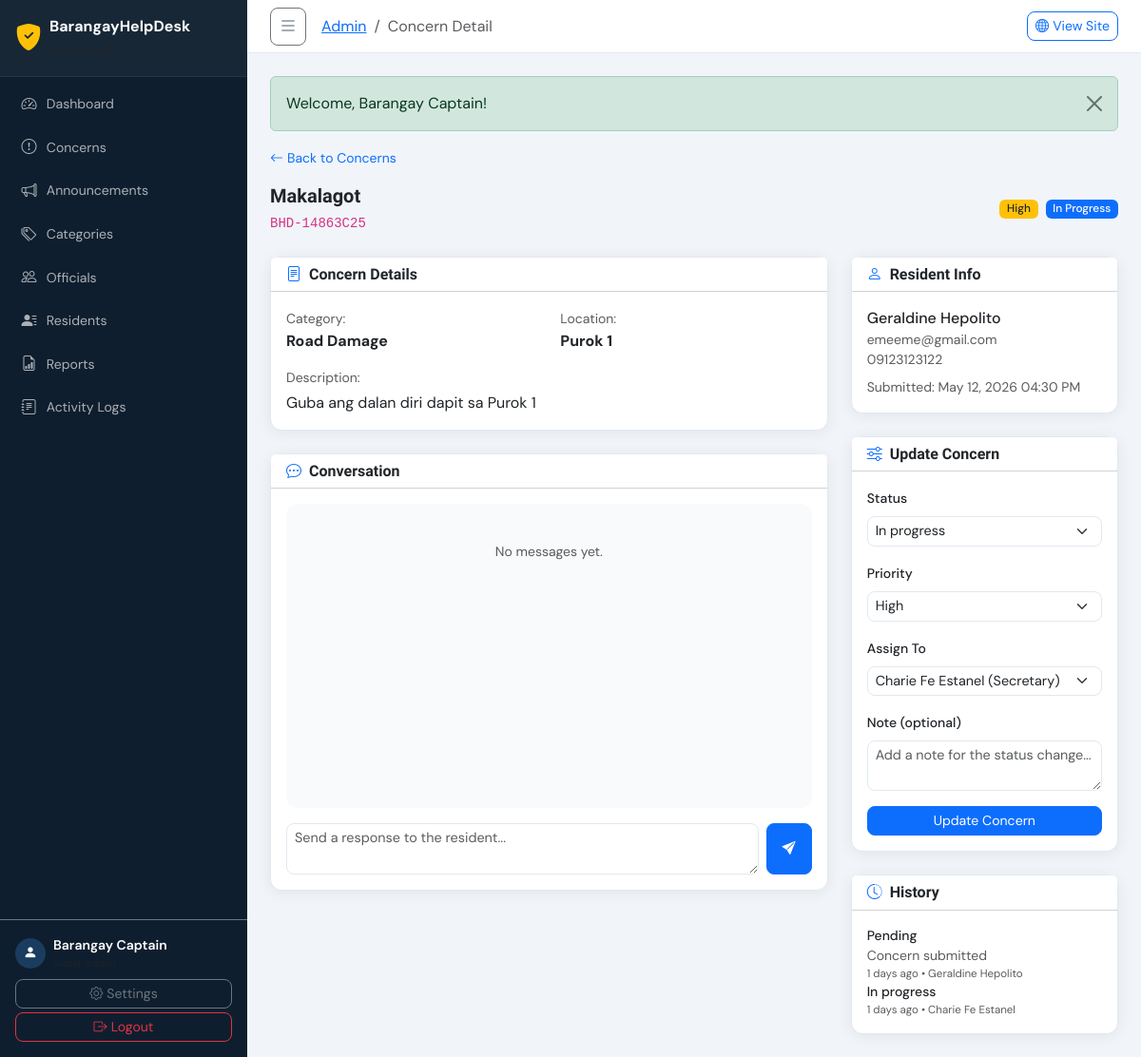
Screenshot of /admin/concern_detail.php?id=2 (signed in) with the database file from the repository.
### tables this page shows
CREATE TABLE `concerns` (
  `id` int(11) NOT NULL,
  `tracking_code` varchar(20) NOT NULL,
  `user_id` int(11) NOT NULL,
  `category_id` int(11) NOT NULL,
  `title` varchar(255) NOT NULL,
  `description` text NOT NULL,
  `location` varchar(255) DEFAULT NULL,
  `priority` enum('low','medium','high','urgent') DEFAULT 'medium',
  `status` enum('pending','in_progress','resolved','rejected') DEFAULT 'pending',
  `assigned_to` int(11) DEFAULT NULL,
  `resolved_at` datetime DEFAULT NULL,
  `created_at` datetime DEFAULT current_timestamp(),
  `updated_at` datetime DEFAULT current_timestamp() ON UPDATE current_timestamp()
);

CREATE TABLE `concern_categories` (
  `id` int(11) NOT NULL,
  `name` varchar(100) NOT NULL,
  `description` text DEFAULT NULL,
  `icon` varchar(50) DEFAULT 'bi-question-circle',
  `is_active` tinyint(1) DEFAULT 1,
  `created_at` datetime DEFAULT current_timestamp()
);

CREATE TABLE `users` (
  `id` int(11) NOT NULL,
  `full_name` varchar(150) NOT NULL,
  `email` varchar(150) NOT NULL,
  `password` varchar(255) NOT NULL,
  `phone` varchar(20) DEFAULT NULL,
  `address` text DEFAULT NULL,
  `purok` varchar(100) DEFAULT NULL,
  `profile_photo` varchar(255) DEFAULT NULL,
  `is_active` tinyint(1) DEFAULT 1,
  `created_at` datetime DEFAULT current_timestamp(),
  `updated_at` datetime DEFAULT current_timestamp() ON UPDATE current_timestamp()
);

CREATE TABLE `concern_status_history` (
  `id` int(11) NOT NULL,
  `concern_id` int(11) NOT NULL,
  `changed_by` int(11) NOT NULL,
  `changer_type` enum('admin','user') DEFAULT 'admin',
  `old_status` varchar(50) DEFAULT NULL,
  `new_status` varchar(50) DEFAULT NULL,
  `note` text DEFAULT NULL,
  `changed_at` datetime DEFAULT current_timestamp()
);

### admin/concern_detail.php (the view, shortened to what this page needs)
<?php
$pdo = db();
$id  = (int)($_GET['id'] ?? 0);
$stmt = $pdo->prepare("SELECT c.*,cat.name as cat_name,u.full_name as resident,u.email as res_email,u.phone as res_phone,a.full_name as assigned_name FROM concerns c JOIN concern_categories cat ON c.category_id=cat.id JOIN users u ON c.user_id=u.id LEFT JOIN admins a ON c.assigned_to=a.id WHERE c.id=?");
$stmt->execute([$id]);
$concern = $stmt->fetch();
$pdo->prepare("UPDATE concern_replies SET is_read=1 WHERE concern_id=? AND sender_type='user'")->execute([$id]);
$replies     = $pdo->prepare("SELECT r.*,CASE WHEN r.sender_type='admin' THEN a.full_name ELSE u.full_name END as sender_name FROM concern_replies r LEFT JOIN admins a ON r.sender_type='admin' AND r.sender_id=a.id LEFT JOIN users u ON r.sender_type='user' AND r.sender_id=u.id WHERE r.concern_id=? ORDER BY r.created_at ASC");
$replies->execute([$id]); $replies=$replies->fetchAll();
$history = $pdo->prepare("SELECT h.*,CASE WHEN h.changer_type='admin' THEN a.full_name ELSE u.full_name END as changer_name FROM concern_status_history h LEFT JOIN admins a ON h.changer_type='admin' AND h.changed_by=a.id LEFT JOIN users u ON h.changer_type='user' AND h.changed_by=u.id WHERE h.concern_id=? ORDER BY h.changed_at ASC");
$history->execute([$id]); $history=$history->fetchAll();
$admins     = $pdo->query("SELECT id,full_name,position FROM admins WHERE is_active=1 ORDER BY full_name")->fetchAll();
include dirname(__DIR__) . '/includes/header_admin.php';
?>
<div class="mb-3"><a href="<?= BASE_URL ?>/admin/concerns.php" class="text-decoration-none small"><i class="bi bi-arrow-left me-1"></i>Back to Concerns</a></div>
<div class="d-flex flex-wrap align-items-center gap-3 mb-4">
    <div>
        <h5 class="fw-bold mb-1"><?= sanitize($concern['title']) ?></h5>
        <code class="small"><?= sanitize($concern['tracking_code']) ?></code>
    </div>
    <div class="ms-auto d-flex gap-2 flex-wrap">
        <?= priorityBadge($concern['priority']) ?>
        <?= statusBadge($concern['status']) ?>
    </div>
</div>
<div class="row g-4">
<div class="col-lg-8">
    <div class="card mb-4">
        <div class="card-header bg-white"><h6 class="mb-0 fw-semibold"><i class="bi bi-file-text me-2 text-primary"></i>Concern Details</h6></div>
        <div class="card-body">
            <div class="row mb-3">
                <div class="col-sm-6"><span class="text-muted small">Category:</span><br><strong><?= sanitize($concern['cat_name']) ?></strong></div>
                <div class="col-sm-6"><span class="text-muted small">Location:</span><br><strong><?= $concern['location'] ? sanitize($concern['location']) : '—' ?></strong></div>
            </div>
            <div class="text-muted small mb-1">Description:</div>
            <p class="mb-0" style="white-space:pre-wrap"><?= nl2br(sanitize($concern['description'])) ?></p>
        </div>
    </div>
    <div class="card">
        <div class="card-header bg-white"><h6 class="mb-0 fw-semibold"><i class="bi bi-chat-dots me-2 text-primary"></i>Conversation</h6></div>
        <div class="card-body">
            <div class="chat-panel mb-3">
                <?php if(empty($replies)): ?>
                    <div class="text-muted text-center small py-4">No messages yet.</div>
                <?php endif; ?>
            </div>
            <?php if($_SESSION['admin_role']!=='viewer'): ?>
            <form method="POST" class="d-flex gap-2">
                <textarea name="message" class="form-control form-control-sm" rows="2" placeholder="Send a response to the resident..." required></textarea>
                <button class="btn btn-primary px-3"><i class="bi bi-send-fill"></i></button>
            </form>
            <?php endif; ?>
        </div>
    </div>
</div>
<div class="col-lg-4">
    <div class="card mb-4">
        <div class="card-header bg-white"><h6 class="mb-0 fw-semibold"><i class="bi bi-person me-2 text-primary"></i>Resident Info</h6></div>
        <div class="card-body">
            <div class="fw-medium"><?= sanitize($concern['resident']) ?></div>
            <div class="small text-muted"><?= sanitize($concern['res_email']) ?></div>
            <?php if($concern['res_phone']): ?><div class="small text-muted"><?= sanitize($concern['res_phone']) ?></div><?php endif; ?>
            <div class="mt-2 text-muted small">Submitted: <?= formatDate($concern['created_at']) ?></div>
        </div>
    </div>
    <?php if($_SESSION['admin_role']!=='viewer'): ?>
    <div class="card mb-4">
        <div class="card-header bg-white"><h6 class="mb-0 fw-semibold"><i class="bi bi-sliders me-2 text-primary"></i>Update Concern</h6></div>
        <div class="card-body">
            <form method="POST">
                <div class="mb-3">
                    <label class="form-label small fw-medium">Status</label>
                    <select name="status" class="form-select form-select-sm">
                        <?php foreach(['pending','in_progress','resolved','rejected'] as $s): ?>
                            <option value="<?= $s ?>" <?= $concern['status']===$s?'selected':'' ?>><?= ucfirst(str_replace('_',' ',$s)) ?></option>
                        <?php endforeach; ?>
                    </select>
                </div>
                <div class="mb-3">
                    <label class="form-label small fw-medium">Priority</label>
                    <select name="priority" class="form-select form-select-sm">
                        <?php foreach(['low','medium','high','urgent'] as $p): ?>
                            <option value="<?= $p ?>" <?= $concern['priority']===$p?'selected':'' ?>><?= ucfirst($p) ?></option>
                        <?php endforeach; ?>
                    </select>
                </div>
                <div class="mb-3">
                    <label class="form-label small fw-medium">Assign To</label>
                    <select name="assigned_to" class="form-select form-select-sm">
                        <?php foreach($admins as $adm): ?>
                            <option value="<?= $adm['id'] ?>" <?= $concern['assigned_to']==$adm['id']?'selected':'' ?>><?= sanitize($adm['full_name']) ?><?= $adm['position']?' ('.$adm['position'].')':'' ?></option>
                        <?php endforeach; ?>
                    </select>
                </div>
                <div class="mb-3">
                    <label class="form-label small fw-medium">Note (optional)</label>
                    <textarea name="note" class="form-control form-control-sm" rows="2" placeholder="Add a note for the status change..."></textarea>
                </div>
                <button class="btn btn-primary btn-sm w-100">Update Concern</button>
            </form>
        </div>
    </div>
    <?php endif; ?>
    <div class="card">
        <div class="card-header bg-white"><h6 class="mb-0 fw-semibold"><i class="bi bi-clock-history me-2 text-primary"></i>History</h6></div>
        <div class="card-body">
            <?php if(empty($history)): ?>
                <p class="text-muted small">No history.</p>
            <?php else: ?>
            <div class="timeline">
                <?php foreach($history as $h): ?>
                <div class="timeline-item">
                    <div class="small fw-medium"><?= $h['new_status'] ? ucfirst(str_replace('_',' ',$h['new_status'])) : 'Submitted' ?></div>
                    <?php if($h['note']): ?><div class="small text-muted"><?= sanitize($h['note']) ?></div><?php endif; ?>
                    <div class="text-muted" style="font-size:.72rem"><?= timeAgo($h['changed_at']) ?> &bull; <?= sanitize($h['changer_name']) ?></div>
                </div>
                <?php endforeach; ?>
            </div>
            <?php endif; ?>
        </div>
    </div>
</div>
</div>
<?php include dirname(__DIR__) . '/includes/footer_admin.php'; ?>

### includes/functions.php (shortened to what this page needs)
<?php
function sanitize($input) {
    return htmlspecialchars(strip_tags(trim((string)$input)), ENT_QUOTES, 'UTF-8');
}
function formatDate($date, $format = 'M d, Y h:i A') {
    return date($format, strtotime($date));
}
function timeAgo($datetime) {
    $time = time() - strtotime($datetime);
    if ($time < 604800) return floor($time/86400) . ' days ago';
    return formatDate($datetime, 'M d, Y');
}
function priorityBadge($priority) {
    $map = [
        'low'    => ['class' => 'bg-secondary', 'label' => 'Low'],
        'medium' => ['class' => 'bg-info text-dark', 'label' => 'Medium'],
        'high'   => ['class' => 'bg-warning text-dark', 'label' => 'High'],
        'urgent' => ['class' => 'bg-danger', 'label' => 'Urgent'],
    ];
    $p = $map[$priority] ?? $map['medium'];
    return "<span class='badge {$p['class']}'>{$p['label']}</span>";
}
function statusBadge($status) {
    $map = [
        'pending'     => ['class' => 'bg-warning text-dark', 'label' => 'Pending'],
        'in_progress' => ['class' => 'bg-primary',           'label' => 'In Progress'],
        'resolved'    => ['class' => 'bg-success',           'label' => 'Resolved'],
        'rejected'    => ['class' => 'bg-danger',            'label' => 'Rejected'],
    ];
    $s = $map[$status] ?? $map['pending'];
    return "<span class='badge {$s['class']}'>{$s['label']}</span>";
}

### public/css/admin.css (style rules this page uses)
:root { --sidebar-w: 260px; --sidebar-bg: #0f1e2e; --sidebar-hover:#1a3c5e; --topbar-h: 56px; --admin-accent: #f0a500; --admin-border: #e2e8f0; --admin-radius: 12px; --admin-shadow: 0 2px 16px rgba(0,0,0,.07); }
*,*::before,*::after { box-sizing:border-box }
body.admin-body { font-family:'DM Sans',sans-serif;background:#f1f5f9;margin:0;min-height:100vh }
h1,h2,h3,h4,h5,h6 { font-family:'Sora',sans-serif }
.form-control,.form-select { border-radius:8px;border:1.5px solid var(--admin-border);font-size:.9rem;transition:border-color .2s,box-shadow .2s }
.btn { border-radius:8px;font-size:.88rem }
.badge { font-size:.74rem;font-weight:500 }
.chat-panel { height:320px;overflow-y:auto;background:#f8fafc;border-radius:var(--admin-radius);padding:1rem;display:flex;flex-direction:column;gap:.75rem }
.card { border-radius:var(--admin-radius);border:1px solid var(--admin-border);box-shadow:var(--admin-shadow) }
.card-header { font-family:'Sora',sans-serif;font-size:.9rem;font-weight:600 }

### rows the page displays
concerns: title "Makalagot", tracking_code "BHD-14863C25", priority "High", status "In Progress", category.name "Road Damage", location "Purok 1", description "Guba ang dalan diri dapit sa Purok 1", user.full_name "Geraldine Hepolito", user.email "emeeme@gmail.com", user.phone "09123123122", created_at "May 12, 2026 04:30 PM", status "In progress", assigned_to "Charie Fe Estanel (Secretary)"
concern_status_history: new_status "Pending", note "Concern submitted", changed_at "1 days ago", changer_name "Geraldine Hepolito"
concern_status_history: new_status "In progress", changed_at "1 days ago", changer_name "Charie Fe Estanel"

### other values shown
APP_NAME "BarangayHelpDesk"
$adminName "Barangay Captain"
$breadcrumb "Concern Detail"
$flash['message'] "Welcome, Barangay Captain!"
